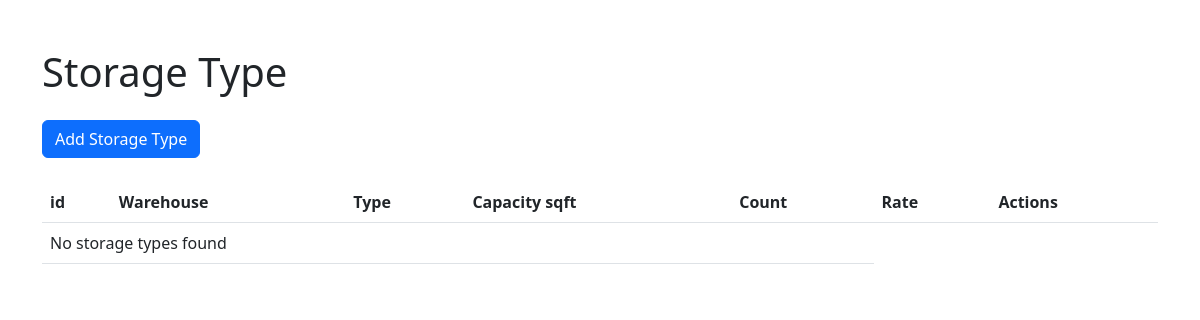
The app's page /storage_type/, older data.
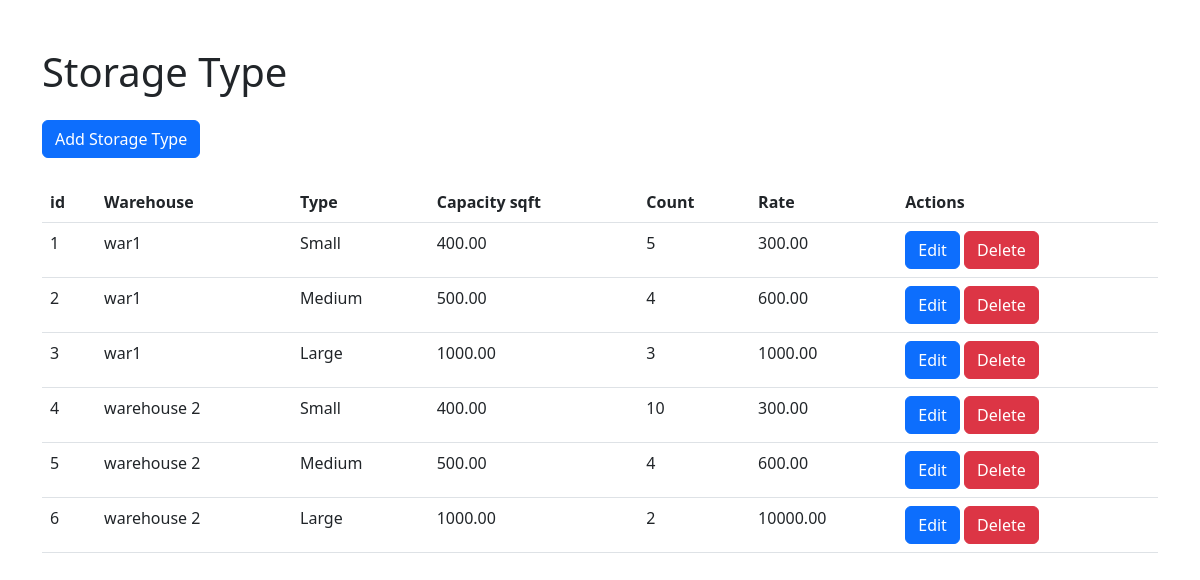
The same page, newer data.
### MainApp/models.py (models this page shows, shortened)
class WarehouseType(models.Model):
    SIZE_CHOICES = (
        ('s', 'Small'),
        ('m', 'Medium'),
        ('l', 'Large'),
    )
    warehouse = models.ForeignKey(Warehouse, on_delete=models.CASCADE)
    type = models.CharField(max_length=1, choices=SIZE_CHOICES)
    rate = models.DecimalField(max_digits=10, decimal_places=2, validators=[MinValueValidator(0)])
    capacity = models.DecimalField(max_digits=10, decimal_places=2, validators=[MinValueValidator(0)])
    count = models.IntegerField(validators=[MinValueValidator(0)])

class Warehouse(models.Model):
    STATUS_CHOICES = (
        ('1', 'Active'),
        ('2', 'Inactive'),
    )
    name = models.CharField(max_length=100)
    location = models.CharField(max_length=200)
    total_capacity = models.DecimalField(max_digits=10, decimal_places=2)
    available_capacity = models.DecimalField(max_digits=10, decimal_places=2)
    contact_person_name = models.CharField(max_length=100)
    contact_person_email = models.EmailField(max_length=254)
    contact_person_phone = models.CharField(max_length=15)
    date = models.DateTimeField(auto_now_add=True)
    status = models.CharField(max_length=2, choices=STATUS_CHOICES, default='1')

### MainApp/views.py (the view)
# urls.py: path('storage_type/', views.storage_type, name='storage_type'),
def storage_type(request):
    storage_types = WarehouseType.objects.all()
    warehouses = Warehouse.objects.all()
    return render(request, 'warehouse/storage_type.html', {'storage_types': storage_types, 'warehouses': warehouses})

### MainApp/templates/warehouse/storage_type.html (shortened to what this page needs)
<!DOCTYPE html>
<html lang="en">
<head>
    <link href="https://cdn.jsdelivr.net/npm/bootstrap@5.3.0-alpha1/dist/css/bootstrap.min.css" rel="stylesheet">
</head>
<body>
<div class="container mt-5">
    <h1 class="mb-4">Storage Type</h1>
    <button type="button" class="btn btn-primary mb-4" data-bs-toggle="modal" data-bs-target="#addStorageTypeModal">
        Add Storage Type
    </button>
    <table class="table">
        <thead>
            <tr>
                <th>id</th>
                <th>Warehouse</th>
                <th>Type</th>
                <th>Capacity sqft</th>
                <th>Count</th>
                <th>Rate</th>
                <th>Actions</th>
            </tr>
        </thead>
        <tbody id="storageTypeTableBody">
            {% for storage_type in storage_types %}
            <tr>
                <td>{{ storage_type.id }}</td>
                <td>{{ storage_type.warehouse.name }}</td>
                <td>{{ storage_type.get_type_display }}</td>
                <td>{{ storage_type.capacity }}</td>
                <td>{{ storage_type.count }}</td>
                <td>{{ storage_type.rate }}</td>
                <td>
                    <button type="button" class="btn btn-primary" data-bs-toggle="modal" data-bs-target="#editStorageTypeModal{{ storage_type.id }}">
                        Edit
                    </button>
                    <button type="button" class="btn btn-danger" data-bs-toggle="modal" data-bs-target="#deleteStorageTypeModal{{ storage_type.id }}">
                        Delete
                    </button>
                </td>
            </tr>
            {% empty %}
            <tr>
                <td colspan="5">No storage types found</td>
            </tr>
            {% endfor %}
        </tbody>
    </table>
</div>
</body>
</html>

Row changes from the older to the newer data that the page shows:
added WarehouseType: id "1", warehouse.name "war1", type "Small", capacity "400.00", count "5", rate "300.00"
added WarehouseType: id "2", warehouse.name "war1", type "Medium", capacity "500.00", count "4", rate "600.00"
added WarehouseType: id "3", warehouse.name "war1", type "Large", capacity "1000.00", count "3", rate "1000.00"
added WarehouseType: id "4", warehouse.name "warehouse 2", type "Small", capacity "400.00", count "10", rate "300.00"
added WarehouseType: id "5", warehouse.name "warehouse 2", type "Medium", capacity "500.00", count "4", rate "600.00"
added WarehouseType: id "6", warehouse.name "warehouse 2", type "Large", capacity "1000.00", count "2", rate "10000.00"
Text that changed along with them:
text no longer shown: "No storage types found"
